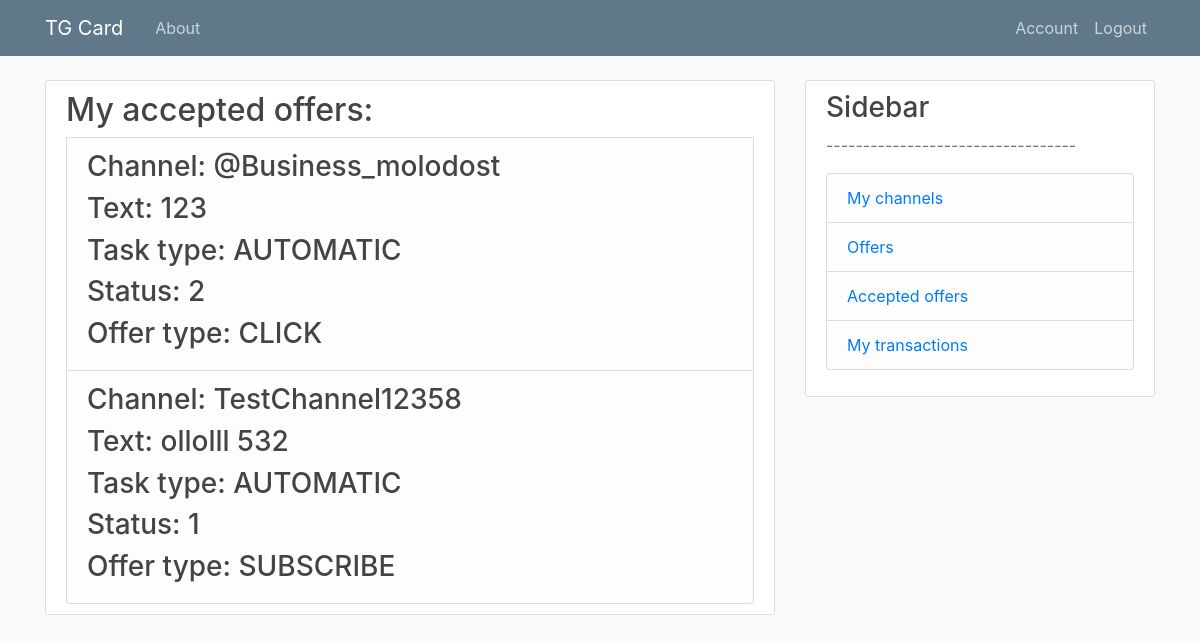
The page /currentUserTasks (signed in) on the database as committed earlier.
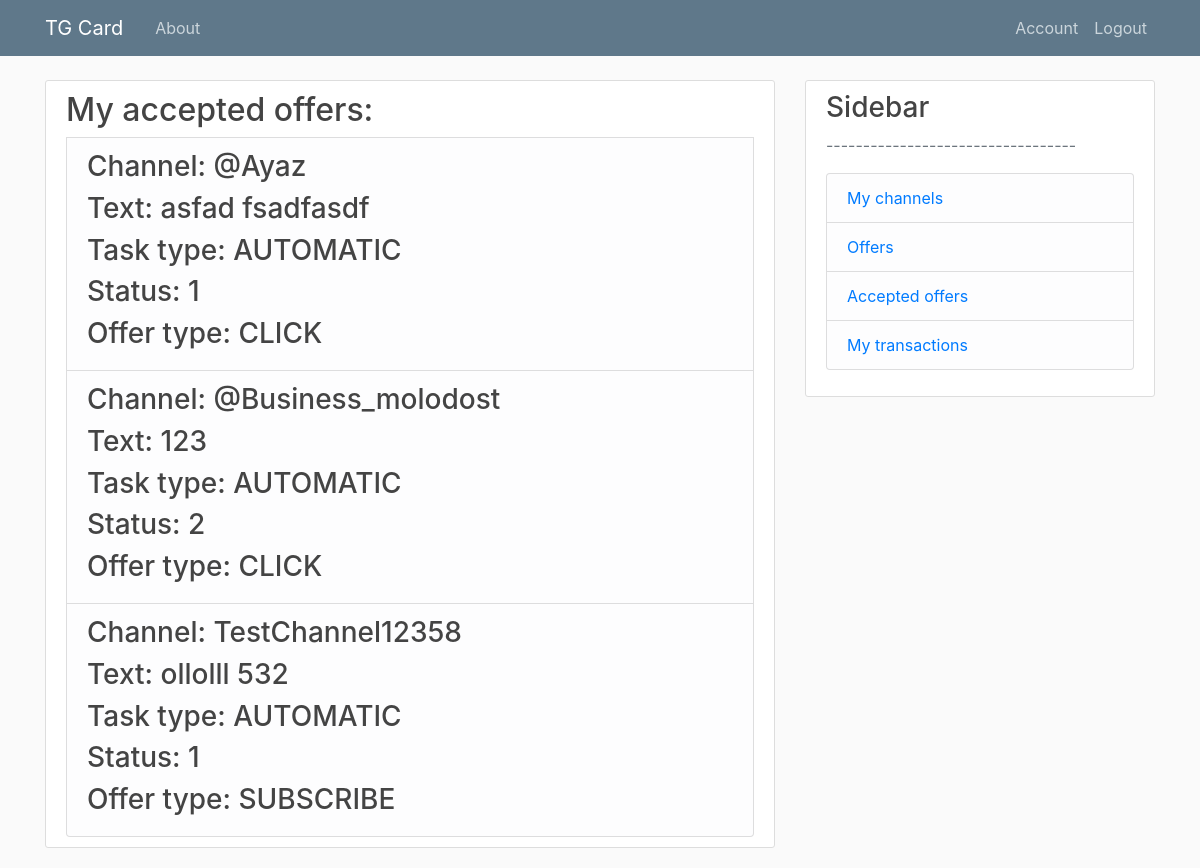
The same page on the database as committed later.
### models.py (models this page shows, shortened)
class Task(db.Model):
    id = db.Column(db.Integer, primary_key=True)
    status = db.Column(db.Integer, index=True, default=0) # new \ approved \ queued \ paused \ inactive
    taskType = db.Column(db.String, default=0) # AUTOMATIC \ MANUAL
    previevText = db.Column(db.String, index=True, nullable=False)
    affilId = db.Column(db.Integer, db.ForeignKey('user.id'), nullable=False)
    offerId = db.Column(db.Integer, db.ForeignKey('offer.id'), nullable=False)
    __table_args__=(UniqueConstraint('affilId', 'offerId', name='unique_offer'),)
    message_queues = db.relationship('MessageQueue', backref='task', lazy=True)

class Offer(db.Model):
    id = db.Column(db.Integer, primary_key=True)
    tgLink = db.Column(db.String, index=True, unique=True, nullable=False)
    offerType = db.Column(db.String, index=True, nullable=False) # click \ subscribe
    price = db.Column(db.Float, index=True, nullable=False)
    status = db.Column(db.Integer, index=True, nullable=False) # active \ inactive
    advertId = db.Column(db.Integer, db.ForeignKey('user.id'), nullable=False)
    tasks = db.relationship('Task', backref='offer', lazy=True)
    categoryListAdv = db.relationship('CategoryListAdv', backref='offer', lazy=True)

### routes.py (the view)
@app.route("/currentUserTasks", methods=['GET', 'POST'])
@login_required
@affiliate_access_level()
def currentUserTasks():
    tasks = Task.query.filter_by(affilId=current_user.id).all()
    return render_template('currentUserTasks.html', title='CurrentUserTasks', tasks=tasks)

### models.py (called while the page is built)
@login_manager.user_loader
def load_user(user_id):
    return User.query.get(int(user_id))

### routes.py (called while the page is built)
def affiliate_access_level():
    def decorator(f):
        @wraps(f)
        def decorated_function(*args, **kwargs):
            if current_user.role != 'AFFILIATE':
                return redirect(url_for('access_error_page'))
            return f(*args, **kwargs)
        return decorated_function
    return decorator

### templates/currentUserTasks.html (shortened to what this page needs)
{% extends "layout.html" %}
{% block content %}
    <div class="content-section">
    <h2>My accepted offers: </h2>
    {% for task in tasks %}
    <li class="list-group-item list-group-item-light">
                <ul class="list-group">
                    <h3>Channel: {{task.offer.tgLink}}</h3>
                    <h3>Text: {{task.previevText}}</h3>
                    <h3>Task type: {{task.taskType}}</h3>
                    <h3>Status: {{task.status}}</h3>
                    <h3>Offer type: {{task.offer.offerType}}</h3>
                </ul>
    </li>
    {% endfor %}
    </div>
{% endblock content %}

### templates/layout.html (shortened to what this page needs)
<!DOCTYPE html>
<html>
<head>
    <link rel="stylesheet" href="https://maxcdn.bootstrapcdn.com/bootstrap/4.0.0/css/bootstrap.min.css">
    <link rel="stylesheet" type="text/css" href="{{ url_for('static', filename='main.css') }}">
</head>
<body>
    <header class="site-header">
      <nav class="navbar navbar-expand-md navbar-dark bg-steel fixed-top">
        <div class="container">
          <a class="navbar-brand mr-4" href="/">TG Card</a>
          <div class="collapse navbar-collapse" id="navbarToggle">
            <div class="navbar-nav mr-auto">
              <a class="nav-item nav-link" href="{{ url_for('about') }}">About</a>
            </div>
            <div class="navbar-nav">
              {% if current_user.is_authenticated %}
                <a class="nav-item nav-link" href="{{ url_for('account') }}">Account</a>
                <a class="nav-item nav-link" href="{{ url_for('logout') }}">Logout</a>
              {% else %}
                <a class="nav-item nav-link" href="{{ url_for('login') }}">Login</a>
                <a class="nav-item nav-link" href="{{ url_for('register') }}">Register</a>
              {% endif %}
            </div>
          </div>
        </div>
      </nav>
    </header>
    <main role="main" class="container">
      <div class="row">
        <div class="col-md-8">
          {% block content %}{% endblock %}
        </div>
        {% if current_user.is_authenticated %}
        <div class="col-md-4">
          <div class="content-section">
            <h3>Sidebar</h3>
            <p class='text-muted'>----------------------------------
              <ul class="list-group">
                {% if current_user.role == 'AFFILIATE' %}
                <li class="list-group-item list-group-item-light">
                    <a href="/channel">My channels</a>
                </li>
                <li class="list-group-item list-group-item-light">
                    <a href="/offerList">Offers</a></li>
                <li class="list-group-item list-group-item-light">
                    <a href="/currentUserTasks">Accepted offers</a>
                </li>
                {% endif %}
                <li class="list-group-item list-group-item-light"><a href="/transactions">My transactions</a></li>
              </ul>
            </p>
          </div>
        </div>
        {% endif %}
      </div>
    </main>
</body>
</html>

### static/main.css (style rules this page uses)
body { background: #fafafa; color: #333333; margin-top: 5rem; }
h1, h2, h3, h4, h5, h6 { color: #444444; }
.bg-steel { background-color: #5f788a; }
.site-header .navbar-nav .nav-link { color: #cbd5db; }
.content-section { background: #ffffff; padding: 10px 20px; border: 1px solid #dddddd; border-radius: 3px; margin-bottom: 20px; }

Rows that differ between the two databases and show on the page:
added Task: offer.tgLink "@Ayaz", previevText "asfad fsadfasdf", taskType "AUTOMATIC", status "1", offer.offerType "CLICK"
